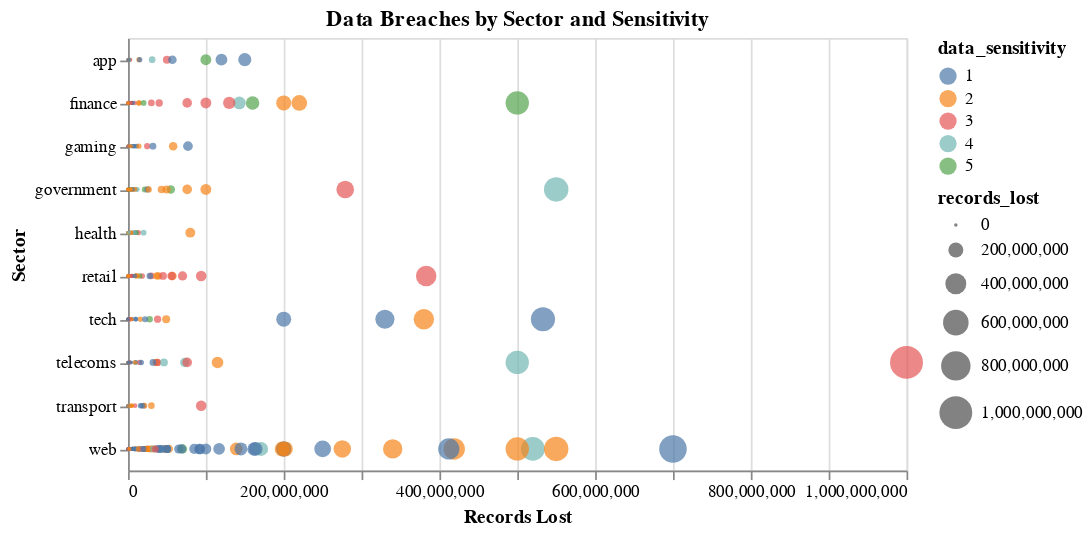

Here is the notebook cell this chart was saved with:
### Markdown cell above
### Instructions:
   - **Add Axis Titles**: Change the x-axis title to `"Records Lost"` and the y-axis title to `"Sector"`.
     - This is done using `alt.X().title()` for the x-axis and `alt.Y().title()` for the y-axis.
   - **Add a Chart Title**: Give the chart an overall title, `"Data Breaches by Sector and Sensitivity"`.
     - Use `.properties(title="Your Title")` to add a title to the entire chart.
   - **Resize the Chart**: Adjust the width to `450` and height to `250` using `.properties(width=450, height=250)`.

### Code cell
alt.Chart(breaches_filtered).mark_circle().encode(
    x=alt.X('records_lost:Q').title("Records Lost"),
    y=alt.Y('sector:N').title("Sector"),
    size=alt.Size('records_lost'),
    color=alt.Color('data_sensitivity:N'),
    tooltip=alt.Tooltip(['organisation', 'date', 'records_lost', 'method', 'story'])
).properties(
    width = 450,
    height = 250,
    title = "Data Breaches by Sector and Sensitivity",
)

### Figure 1 — Vega-Lite specification as saved in the notebook (floating-point values rounded to 4 significant figures; data arrays with more than 128 entries replaced by an {"elided": "..."} marker saying what was removed)
{"config": {"view": {"continuousWidth": 300, "continuousHeight": 300}}, "data": {"name": "data-fb7646a690298da19bf68161e8d0cf55"}, "mark": {"type": "circle"}, "encoding": {"color": {"field": "data_sensitivity", "type": "nominal"}, "size": {"field": "records_lost", "type": "quantitative"}, "tooltip": [{"field": "organisation", "type": "nominal"}, {"field": "date", "type": "nominal"}, {"field": "records_lost", "type": "quantitative"}, {"field": "method", "type": "nominal"}, {"field": "story", "type": "nominal"}], "x": {"field": "records_lost", "title": "Records Lost", "type": "quantitative"}, "y": {"field": "sector", "title": "Sector", "type": "nominal"}}, "height": 250, "title": "Data Breaches by Sector and Sensitivity", "width": 450, "$schema": "https://vega.github.io/schema/vega-lite/v5.20.1.json", "datasets": {"data-fb7646a690298da19bf68161e8d0cf55": {"elided": "458 records"}}}
